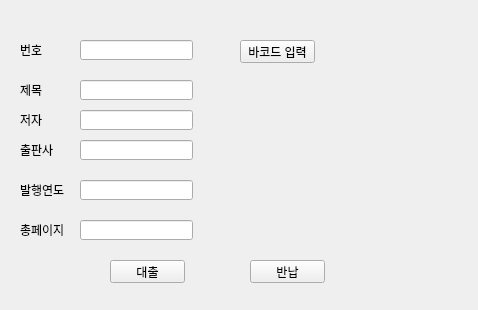
<?xml version="1.0" encoding="UTF-8"?>
<ui version="4.0">
 <class>rental_Form</class>
 <widget class="QWidget" name="rental_Form">
  <property name="geometry">
   <rect>
    <x>0</x>
    <y>0</y>
    <width>478</width>
    <height>310</height>
   </rect>
  </property>
  <property name="windowTitle">
   <string>도서 대출</string>
  </property>
  <widget class="QLineEdit" name="num_line">
   <property name="geometry">
    <rect>
     <x>80</x>
     <y>40</y>
     <width>113</width>
     <height>20</height>
    </rect>
   </property>
  </widget>
  <widget class="QPushButton" name="barcode_btn">
   <property name="geometry">
    <rect>
     <x>240</x>
     <y>40</y>
     <width>75</width>
     <height>23</height>
    </rect>
   </property>
   <property name="text">
    <string>바코드 입력</string>
   </property>
  </widget>
  <widget class="QLabel" name="num">
   <property name="geometry">
    <rect>
     <x>20</x>
     <y>40</y>
     <width>56</width>
     <height>20</height>
    </rect>
   </property>
   <property name="text">
    <string>번호</string>
   </property>
  </widget>
  <widget class="QLabel" name="title">
   <property name="geometry">
    <rect>
     <x>20</x>
     <y>80</y>
     <width>56</width>
     <height>20</height>
    </rect>
   </property>
   <property name="text">
    <string>제목</string>
   </property>
  </widget>
  <widget class="QLabel" name="num_3">
   <property name="geometry">
    <rect>
     <x>20</x>
     <y>110</y>
     <width>56</width>
     <height>20</height>
    </rect>
   </property>
   <property name="text">
    <string>저자</string>
   </property>
  </widget>
  <widget class="QLabel" name="num_4">
   <property name="geometry">
    <rect>
     <x>20</x>
     <y>140</y>
     <width>56</width>
     <height>20</height>
    </rect>
   </property>
   <property name="text">
    <string>출판사</string>
   </property>
  </widget>
  <widget class="QLabel" name="num_5">
   <property name="geometry">
    <rect>
     <x>20</x>
     <y>180</y>
     <width>56</width>
     <height>20</height>
    </rect>
   </property>
   <property name="text">
    <string>발행연도</string>
   </property>
  </widget>
  <widget class="QLabel" name="num_6">
   <property name="geometry">
    <rect>
     <x>20</x>
     <y>220</y>
     <width>56</width>
     <height>20</height>
    </rect>
   </property>
   <property name="text">
    <string>총페이지</string>
   </property>
  </widget>
  <widget class="QLineEdit" name="title_line">
   <property name="geometry">
    <rect>
     <x>80</x>
     <y>80</y>
     <width>113</width>
     <height>20</height>
    </rect>
   </property>
  </widget>
  <widget class="QLineEdit" name="author_line">
   <property name="geometry">
    <rect>
     <x>80</x>
     <y>110</y>
     <width>113</width>
     <height>20</height>
    </rect>
   </property>
  </widget>
  <widget class="QLineEdit" name="publisher_line">
   <property name="geometry">
    <rect>
     <x>80</x>
     <y>140</y>
     <width>113</width>
     <height>20</height>
    </rect>
   </property>
  </widget>
  <widget class="QLineEdit" name="release_line">
   <property name="geometry">
    <rect>
     <x>80</x>
     <y>180</y>
     <width>113</width>
     <height>20</height>
    </rect>
   </property>
  </widget>
  <widget class="QLineEdit" name="page_line">
   <property name="geometry">
    <rect>
     <x>80</x>
     <y>220</y>
     <width>113</width>
     <height>20</height>
    </rect>
   </property>
  </widget>
  <widget class="QPushButton" name="rental_btn">
   <property name="geometry">
    <rect>
     <x>110</x>
     <y>260</y>
     <width>75</width>
     <height>23</height>
    </rect>
   </property>
   <property name="text">
    <string>대출</string>
   </property>
  </widget>
  <widget class="QPushButton" name="return_btn">
   <property name="geometry">
    <rect>
     <x>250</x>
     <y>260</y>
     <width>75</width>
     <height>23</height>
    </rect>
   </property>
   <property name="text">
    <string>반납</string>
   </property>
  </widget>
 </widget>
 <resources/>
 <connections>
  <connection>
   <sender>barcode_btn</sender>
   <signal>clicked()</signal>
   <receiver>rental_Form</receiver>
   <slot>input_barcode()</slot>
   <hints>
    <hint type="sourcelabel">
     <x>279</x>
     <y>42</y>
    </hint>
    <hint type="destinationlabel">
     <x>355</x>
     <y>49</y>
    </hint>
   </hints>
  </connection>
  <connection>
   <sender>rental_btn</sender>
   <signal>clicked()</signal>
   <receiver>rental_Form</receiver>
   <slot>book_rental()</slot>
   <hints>
    <hint type="sourcelabel">
     <x>141</x>
     <y>277</y>
    </hint>
    <hint type="destinationlabel">
     <x>238</x>
     <y>270</y>
    </hint>
   </hints>
  </connection>
  <connection>
   <sender>return_btn</sender>
   <signal>clicked()</signal>
   <receiver>rental_Form</receiver>
   <slot>book_return()</slot>
   <hints>
    <hint type="sourcelabel">
     <x>305</x>
     <y>263</y>
    </hint>
    <hint type="destinationlabel">
     <x>403</x>
     <y>258</y>
    </hint>
   </hints>
  </connection>
 </connections>
 <slots>
  <slot>input_barcode()</slot>
  <slot>book_rental()</slot>
  <slot>book_return()</slot>
 </slots>
</ui>
